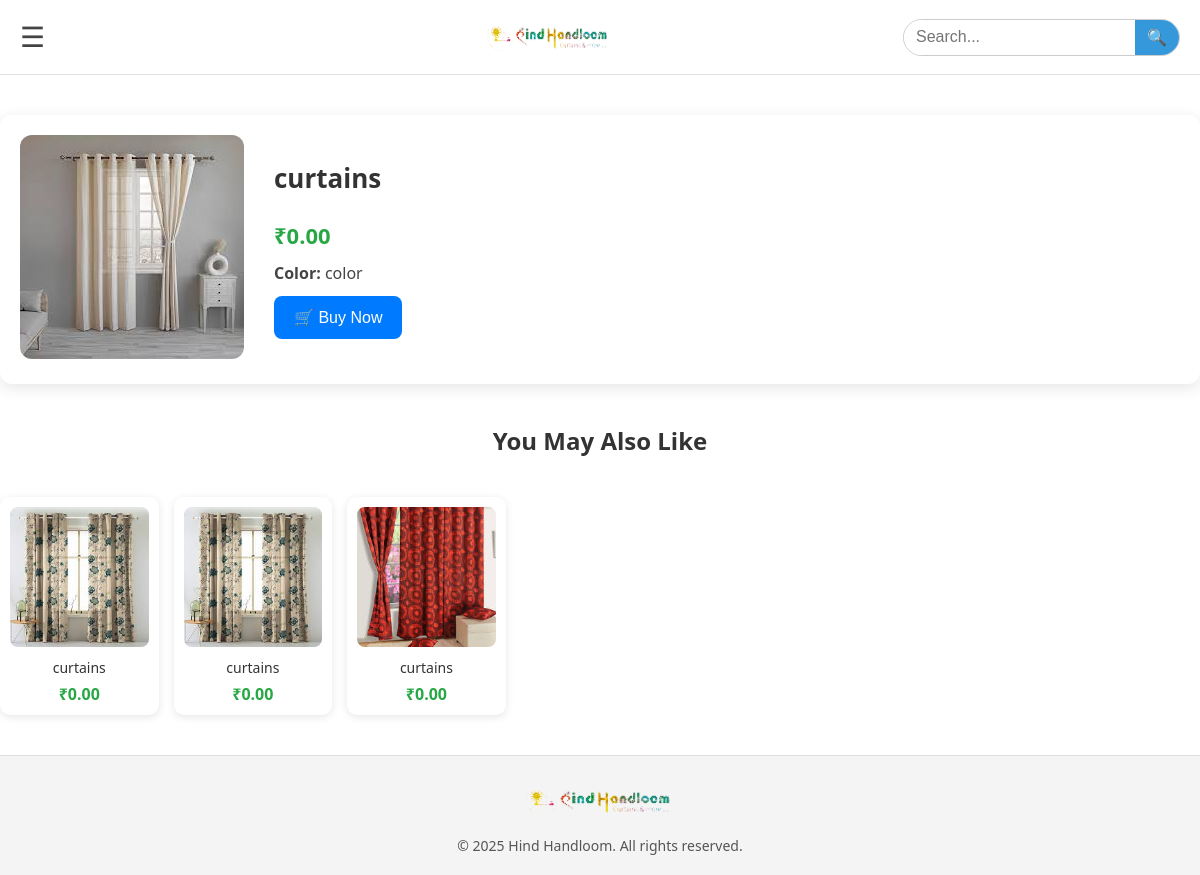
The app's page /product/5/, older data.
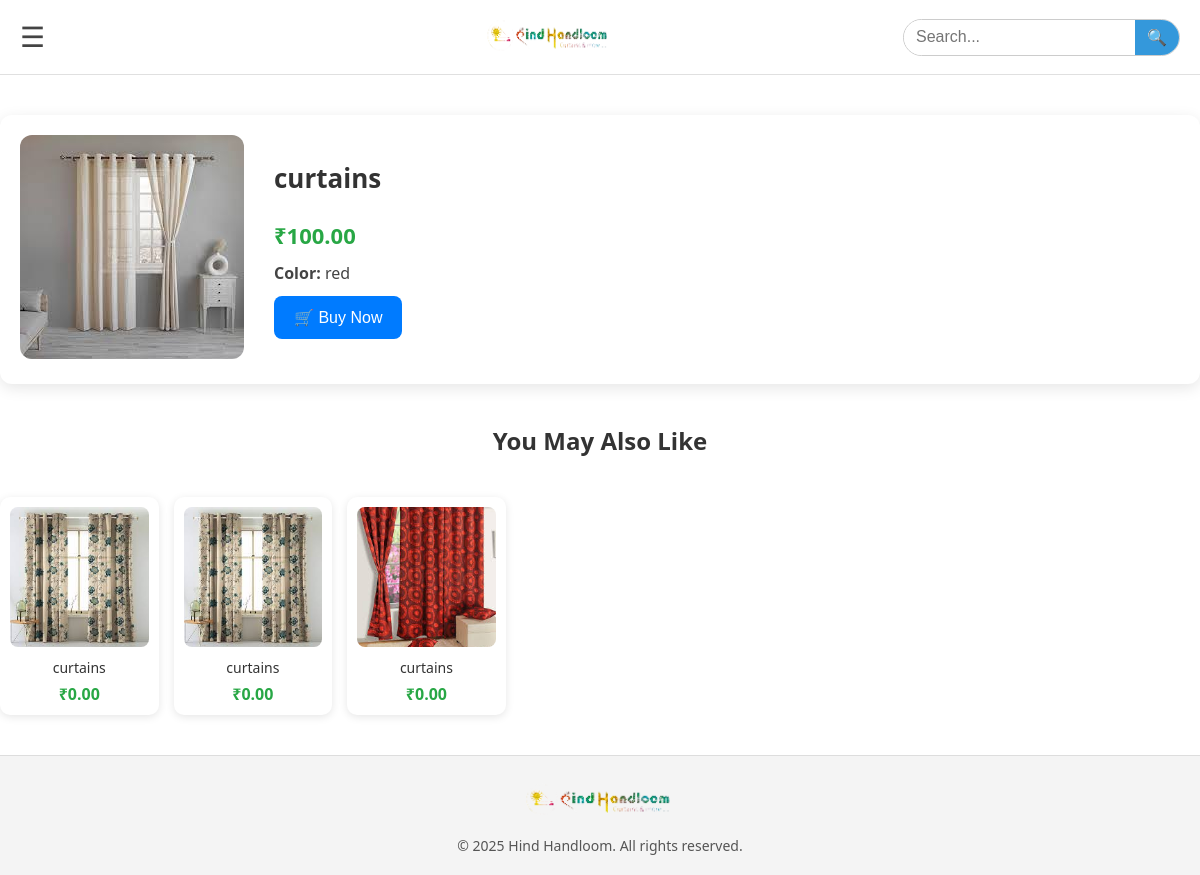
The same page, newer data.
### myapp/models.py (models this page shows, shortened)
class products(models.Model):
    name = models.CharField(max_length=255)
    description = models.TextField(blank=True, null=True)
    price = models.DecimalField(max_digits=10,decimal_places=2)
    color = models.CharField(max_length=25)
    image = models.ImageField(upload_to='product-img/')
    stock = models.IntegerField(default=0)
    category = models.CharField(max_length=100)
    def is_in_stock(self):
        return self.stock

### myapp/views.py (the view)
# urls.py: path('product/<int:id>/',views.product_details, name='product_details'),
def product_details(request,id):
    product = get_object_or_404(products,id=id)
    productss =products.objects.filter(category=product.category).exclude(id=product.id)[:8]
    return render(request, 'product_details.html',{'product':product,'productss':productss})

### myapp/templates/product_details.html (shortened to what this page needs)
{% extends 'base.html' %}
{% load static %}
{% block content %}
<div class="container">
    <div class="product_img">
        <img src="{{ product.image.url }}" alt="{{ product.name }}">
    </div>
    <div class="product_info">
        <div class="product_title">{{ product.name }}</div>
        <div class="product_price">&#8377;{{ product.price }}</div>
        <div class="product_color"><strong>Color:</strong> {{ product.color }}</div>
        <div class="product_stock">
            {% if product.is_in_stock %}
                <form method="post" action="{% url 'checkout_page' product.id %}">
                    <button type="submit" class="product_button">🛒 Buy Now</button>
                </form>
            {% else %}
                <p style="color: red; font-weight: bold;">Out of Stock</p>
            {% endif %}
        </div>
    </div>
</div>
<h2 style="text-align:center; margin-top: 30px;">You May Also Like</h2>
<div class="main_container1">
    {% for productss in productss %}
    <div class="product1" onclick="gotoproductdetail({{ productss.id }})">
        <div class="product_img1">
            <img src="{{ productss.image.url }}" alt="{{ productss.name }}">
        </div>
        <div class="product_info1">
            <p>{{ productss.name }}</p>
            <h3>&#8377;{{ productss.price }}</h3>
        </div>
    </div>
    {% endfor %}
</div>
{% endblock %}

Row changes from the older to the newer data that the page shows:
changed products: price "0.00" → "100.00"; color "color" → "red"
